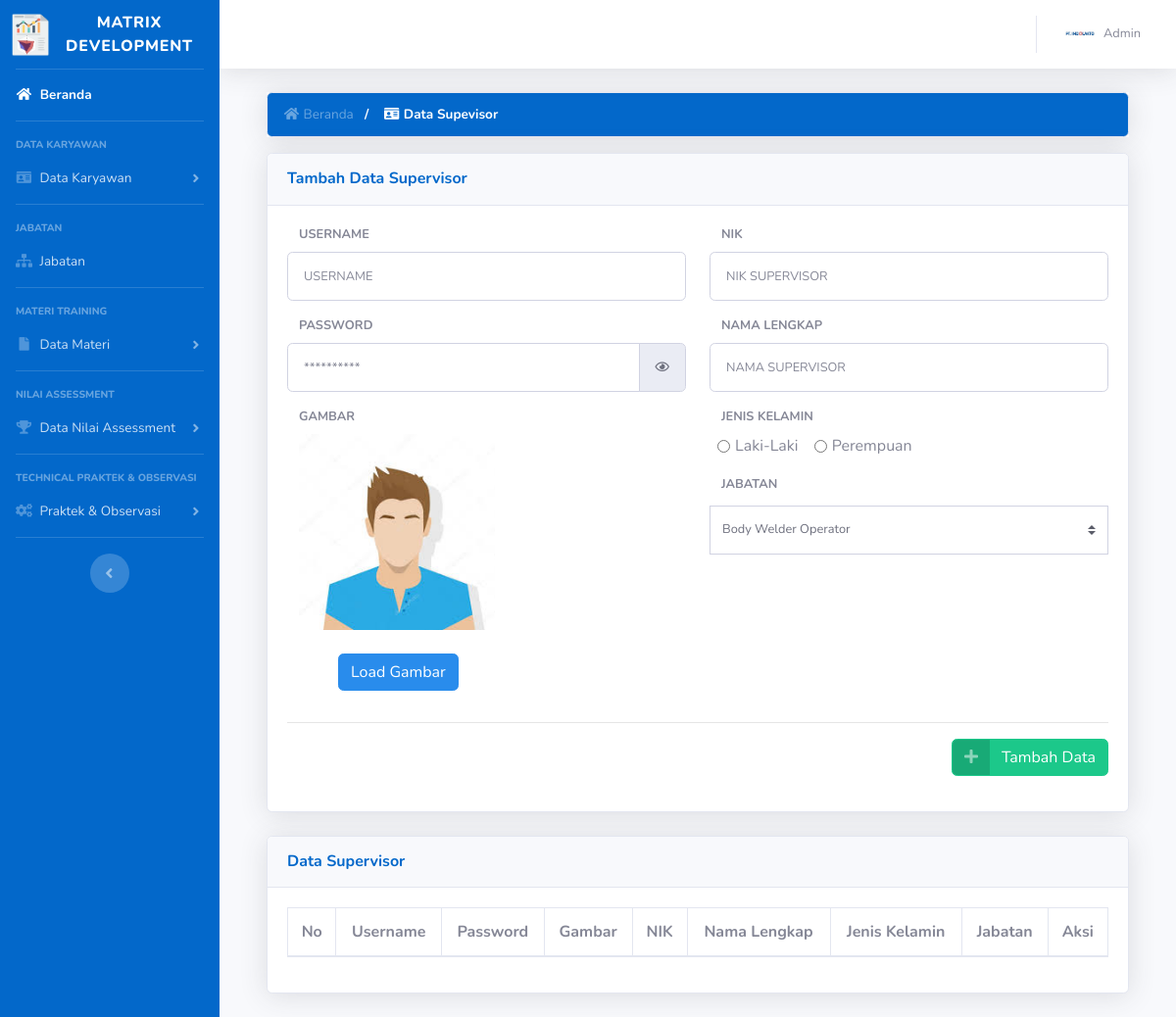
The page /module/index.php?module=dataSupervisor (signed in) on the database its author committed.
### tables this page shows
CREATE TABLE `tabel_admin` (
  `id_admin` int(30) NOT NULL,
  `id_user` int(11) NOT NULL,
  `id_jabatan` int(11) NOT NULL,
  `nama` varchar(50) NOT NULL,
  `nik` int(20) NOT NULL,
  `foto` text NOT NULL,
  `jenis_kelamin` enum('Laki-Laki','Perempuan') NOT NULL,
  `waktu_tambah` datetime NOT NULL,
  `waktu_edit` datetime NOT NULL
);

### module/admin/dataKaryawan/dataSupervisor.php (the view, shortened to what the rows shown need)
<body onload="setupSupervisor2();">
    <div class="container-fluid" id="dataKaryawan" onload="setupSupervisor2();">
        <div class="card shadow mb-4">
            <div class="card-body">
                <div class="table-responsive">
                    <table class="table table-bordered" id="dataTable" width="100%" cellspacing="0">
                        <thead>
                            <tr class="text-center">
                                <th>No</th>
                                <th>Username</th>
                                <th>Password</th>
                                <th>Gambar</th>
                                <th>NIK</th>
                                <th>Nama Lengkap</th>
                                <th>Jenis Kelamin</th>
                                <th>Jabatan</th>
                                <th>Aksi</th>
                            </tr>
                        </thead>
                    </table>
                </div>
            </div>
        </div>
    </div>
</body>

### module/index.php (shortened to what the rows shown need)
<?php
  include "../process/proses_modalPengaturan.php";
  if (isset($_SESSION["id"])) {
    $level = $_SESSION['level'];
    $idUser = $_SESSION['id'];
  }
  else {
    $message = "Login terlebih dahulu!";
    echo ("<script LANGUAGE='JavaScript'>
      window.alert('$message');
      window.location.href='../';
      </script>");
  }
?>
<?php
  switch ($level) {
    case 'admin':
      $queryUser = "SELECT a.*, b.* FROM tabel_user a, tabel_admin b WHERE a.id_user=$idUser and a.id_user=b.id_user";
      $resultUser = mysqli_query($con, $queryUser);
      $rowUser = mysqli_fetch_assoc($resultUser);
      $namaUser = $rowUser["nama"];
      break;
  }
?>
<!DOCTYPE html>
<html lang="en">
  <head>
    <?php
      include "../config/styles.php";
    ?>
  </head>
  <body id="home">
    <div id="wrapper">
    <div id="content-wrapper" class="d-flex flex-column">
      <div id="content">
        <nav class="navbar navbar-expand navbar-light bg-white topbar mb-4 static-top shadow">
          <ul class="navbar-nav ml-auto">
            <li class="nav-item dropdown no-arrow">
              <a class="nav-link dropdown-toggle" href="#" id="userDropdown" role="button" data-toggle="dropdown" aria-haspopup="true" aria-expanded="false">
               <img class="mr-2 img-profile rounded-circle" src="../attachment/img/<?php echo ($rowUser['foto'] == null) ? 'avatar.jpeg' : $rowUser['foto']; ?>">
               <span class="mr-2 d-none d-lg-inline text-gray-600 small"><?php echo ($namaUser); ?></span>
              </a>
            </li>
          </ul>
        </nav>
        <div class="container-fluid">
            <?php
              $module = $_GET['module'];
              if ($level == "operator"){
                switch ($module){
                  case "home":
                    include "operator/home.php";
                    break;
                  case "safetyTable":
                    include "operator/safety/safetyTable.php";
                    break;
                  case "generalHrdTable":
                    include "operator/generalHrd/generalHrdTable.php";
                    break;
                  case "qualityTable":
                    include "operator/quality/qualityTable.php";
                    break;
                  case "technicalNilaiObservasi":
                    include "operator/technical/technicalScoreObservasi.php";
                    break;
                  case "technicalNilaiOnlineTraining":
                    include "operator/technical/technicalOnlineTable.php";
                    break;
                  case "technicalNilaiPraktek":
                    include "operator/technical/technicalScorePraktek.php";
                    break;
                  case "materiSafety":
                    include "operator/materiOperator/materiSafety.php";
                    break;
                  case "materiGeneralHrd":
                    include "operator/materiOperator/materiGeneralHrd.php";
                    break;
                  case "materiQuality":
                    include "operator/materiOperator/materiQuality.php";
                    break;
                  case "materiTechnical":
                    include "operator/materiOperator/materiTechnical.php";
                    break;
                  default:
                    include "404.php";
                }
              } else if ($level == "admin"){
                switch ($module){
                  case "dataSupervisor":
                    include "admin/dataKaryawan/dataSupervisor.php";
                    break;
                }
              }
            ?>
        </div>
      </div>
    </div>
  </div>
  </body>
</html>

### rows shown on the page
tabel_admin: foto (picture), nama "Admin"

### other values the page prints
form field jabatanSupervisorAdmin "Body Welder Operator"
